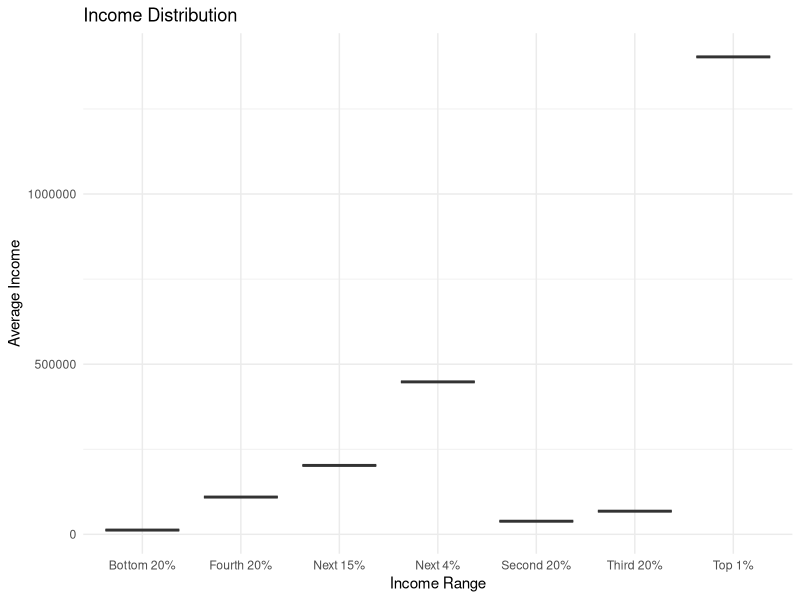

R code for this plot:
## ---- chunk 1
knitr::opts_chunk$set(echo = TRUE)
library(ggplot2)
options(scipen = 99)
## ---- chunk 2
income_data <- data.frame(
  Income = c("Bottom 20%", "Second 20%", "Third 20%", "Fourth 20%", "Next 15%", "Next 4%", "Top 1%"),
  Income_Range_Start = c(0, 25000, 52000, 84000, 135000, 270000, 626000),
  Income_Range_End = c(25000, 52000, 84000, 135000, 270000, 626000, 2000000),
  Average_Income = c(13000, 38000, 67000, 111000, 183000, 376000, 1403000)
)
## ---- chunk 3
income_data <- transform(income_data, Average_Income = ifelse(Income == "Top 1%", Average_Income, (Income_Range_Start + Income_Range_End) / 2))
## ---- chunk 4
ggplot(income_data, aes(x = Income, y = Average_Income)) +
  geom_boxplot() +
  labs(x = "Income Range", y = "Average Income") +
  ggtitle("Income Distribution") +
  theme_minimal()

